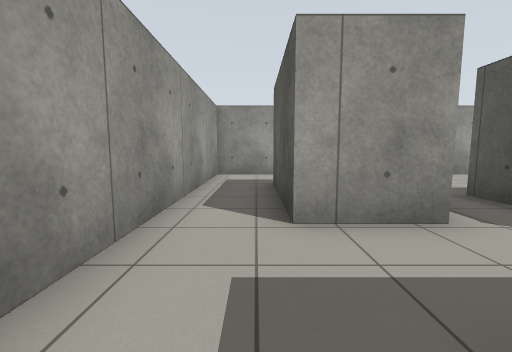
view 1 (above)

15 first-person views from a walk through a robot-simulator world made for Gazebo. The camera is 0.94 m above the floor, tilts 6° down and sees 90° across. The floor is counted in squares, 1 m on a side. Each view is taken from the middle of a square. On the plan, view 1 faces up. The plan holds only what a view shows up to about 10 squares ahead; the rest is blank. The place goes on beyond the plan.

view 2
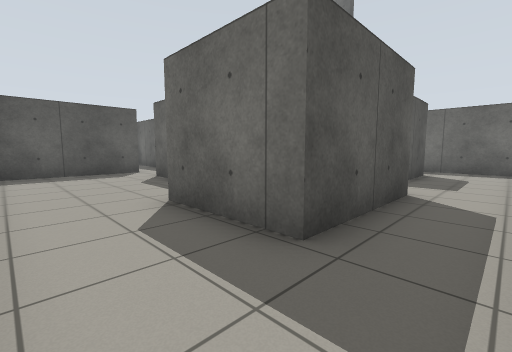

view 3
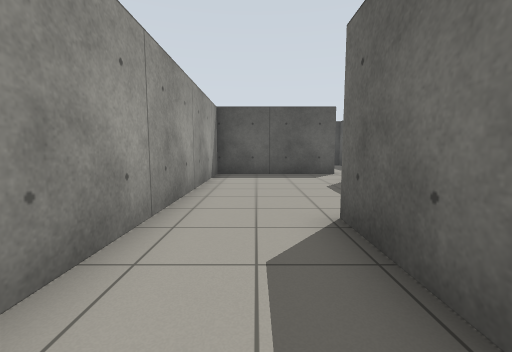

view 4
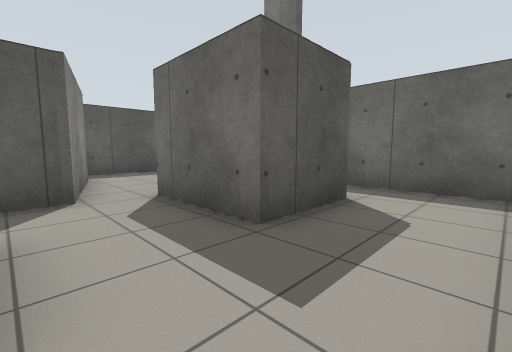

view 5
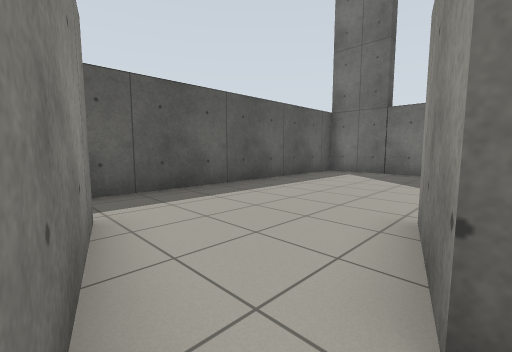

view 6
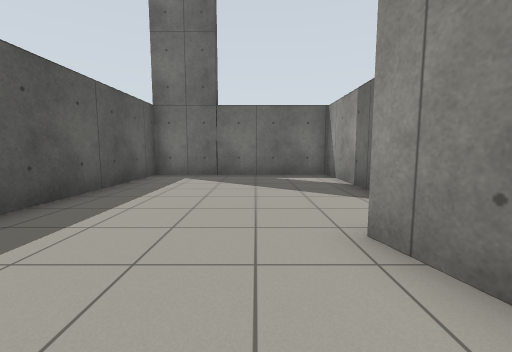

view 7
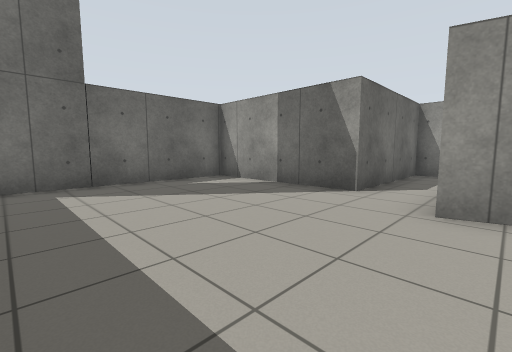

view 8
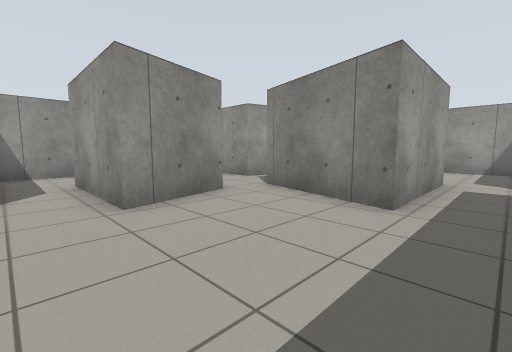

view 9
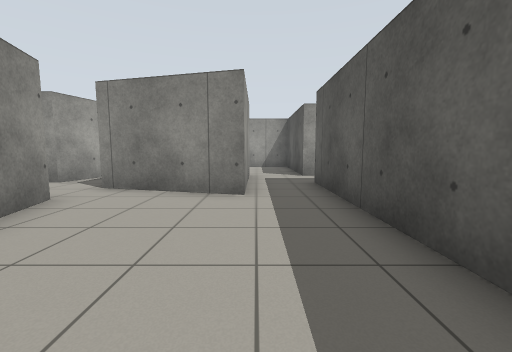

view 10
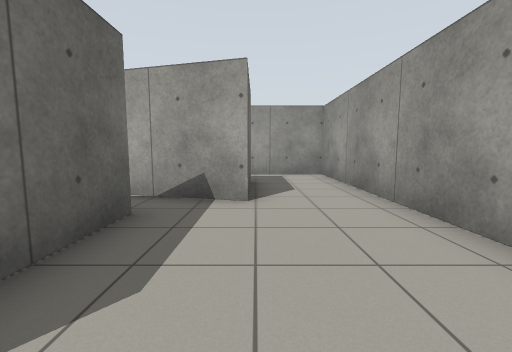

view 11
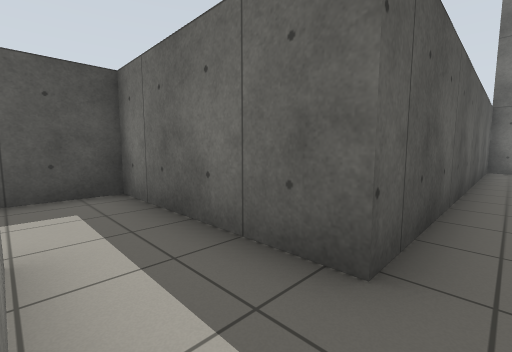

view 12
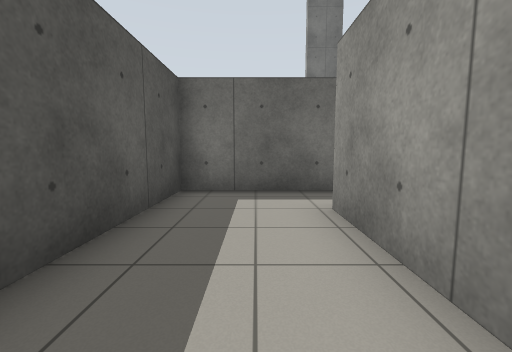

view 13
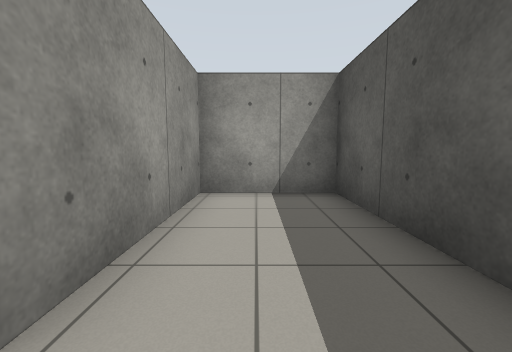

view 14
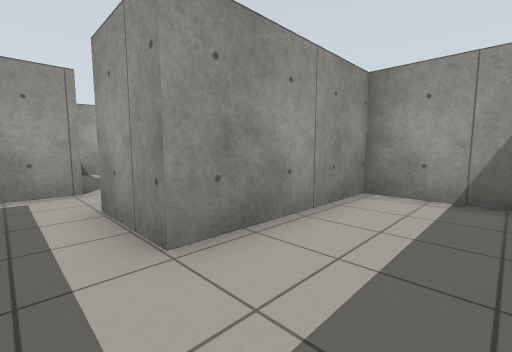

view 15
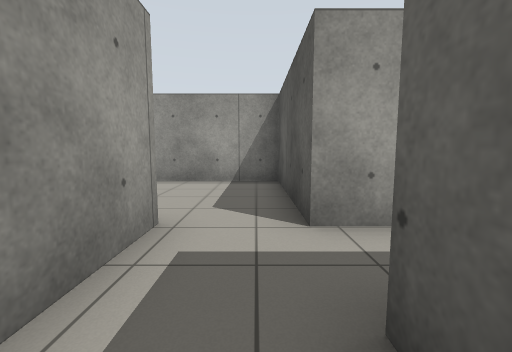

### Floor plan
Points are (right, up) in squares from view 1. A wall is a line through its corners. A room is listed if a view was taken in it or the views show most of it. See-through windows are left out.
Room 1 (views 1, 2, 3, 4, 10)
walls: (4.3, 5.2) (7.8, 5.2); (2.4, 3.2) (0.5, 3.2) (0.5, 6.8) (3.4, 6.8) (2.8, 4.6); (9.7, 5) (9.7, 9.5) (-1.4, 9.5) (-1.4, 1.2); (1.2, -1.7) (1.2, 0.7) (2.4, 0.7)
ways out: opening at (1.5, 1.5) to room 2; opening at (4, 5) to room 2; opening at (-0.5, -0.5) to room 3; opening at (9, 5) to room 4
Room 2 (view 5)
walls: (4.3, 2.1) (4.3, 5.2); (2.8, 4.6) (2.4, 3.2); (2.4, 0.7) (4.1, 0.7)
ways out: opening at (1.5, 1.5) to room 1; opening at (4, 5) to room 1; opening at (4, 1) to room 3
Room 3 (views 6, 7, 8, 9)
walls: (4.1, 0.7) (4.8, -1.7) (1.2, -1.7); (7.8, 1.2) (4.3, 2.1); (-1.4, -1.1) (-1.4, -3.4) (3.4, -3.4) (3.4, -8.4) (9.7, -8.4) (9.7, 1.5)
ways out: opening at (-0.5, -0.5) to room 1; opening at (4, 1) to room 2; opening at (9, 2.5) to room 4
Room 4 (views 11, 12, 13, 14, 15)
walls: (9.7, 1.5) (9.7, 3.2) (14.7, 3.2) (14.7, 9.5) (11.8, 9.5) (11.8, 5) (9.7, 5); (7.8, 5.2) (7.8, 1.2)
ways out: opening at (9, 5) to room 1; opening at (9, 2.5) to room 3

Where each view was taken, in squares from view 1:
view 1: 0 up, 0 right, facing up
view 2: 9 up, 1 left, facing down-right
view 3: 8 up, 0 right, facing right
view 4: 3 up, 1 left, facing down-right
view 5: 2 up, 4 right, facing down-right
view 6: 1 up, 6 right, facing down
view 7: 1 down, 9 right, facing down-left
view 8: 3 down, 9 right, facing up-left
view 9: 4 down, 8 right, facing up
view 10: 7 up, 8 right, facing left
view 11: 5 up, 9 right, facing down-right
view 12: 9 up, 13 right, facing down
view 13: 4 up, 13 right, facing up
view 14: 4 up, 14 right, facing up-left
view 15: 2 up, 9 right, facing up
